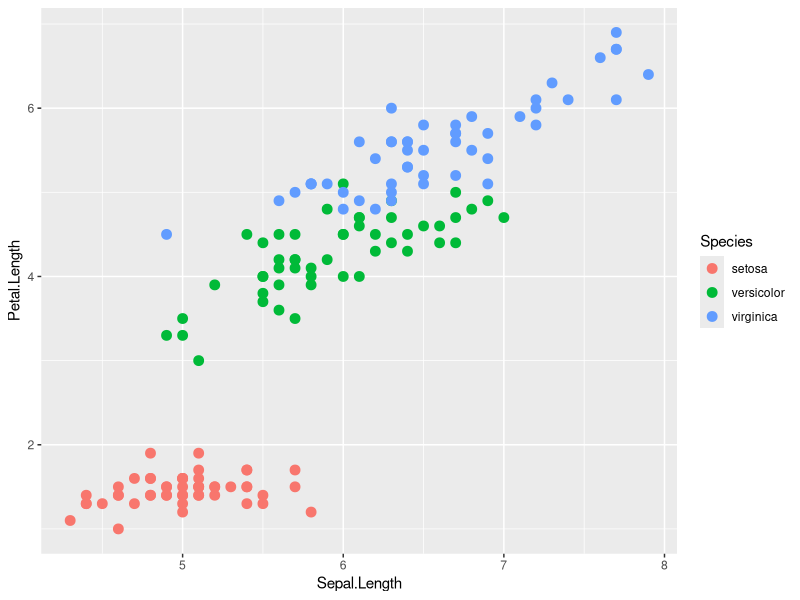

Generate this figure with R:
# Un gráfico en ggplot2
install.packages("ggplot2")
library(ggplot2)
ggplot(iris, aes(x = Sepal.Length, y = Petal.Length, col = Species)) +
  geom_point(size = 3)
